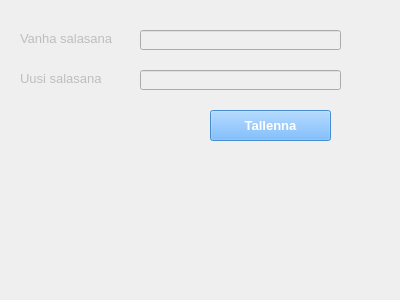
<?xml version="1.0" encoding="UTF-8"?>
<ui version="4.0">
 <class>Dialog</class>
 <widget class="QDialog" name="Dialog">
  <property name="enabled">
   <bool>false</bool>
  </property>
  <property name="geometry">
   <rect>
    <x>0</x>
    <y>0</y>
    <width>400</width>
    <height>300</height>
   </rect>
  </property>
  <property name="windowTitle">
   <string>Dialog</string>
  </property>
  <widget class="QLabel" name="oldPasswordLabel">
   <property name="geometry">
    <rect>
     <x>20</x>
     <y>30</y>
     <width>131</width>
     <height>16</height>
    </rect>
   </property>
   <property name="font">
    <font>
     <pointsize>10</pointsize>
    </font>
   </property>
   <property name="text">
    <string>Vanha salasana</string>
   </property>
  </widget>
  <widget class="QLabel" name="newPasswordLabel">
   <property name="geometry">
    <rect>
     <x>20</x>
     <y>70</y>
     <width>91</width>
     <height>16</height>
    </rect>
   </property>
   <property name="font">
    <font>
     <pointsize>10</pointsize>
    </font>
   </property>
   <property name="text">
    <string>Uusi salasana</string>
   </property>
  </widget>
  <widget class="QLineEdit" name="newPasswordlineEdit">
   <property name="geometry">
    <rect>
     <x>140</x>
     <y>30</y>
     <width>201</width>
     <height>20</height>
    </rect>
   </property>
  </widget>
  <widget class="QLineEdit" name="oldPasswordLineEdit">
   <property name="enabled">
    <bool>false</bool>
   </property>
   <property name="geometry">
    <rect>
     <x>140</x>
     <y>70</y>
     <width>201</width>
     <height>20</height>
    </rect>
   </property>
  </widget>
  <widget class="QPushButton" name="savePasswordPushbutton">
   <property name="enabled">
    <bool>false</bool>
   </property>
   <property name="geometry">
    <rect>
     <x>210</x>
     <y>110</y>
     <width>121</width>
     <height>31</height>
    </rect>
   </property>
   <property name="font">
    <font>
     <pointsize>10</pointsize>
     <weight>75</weight>
     <bold>true</bold>
    </font>
   </property>
   <property name="styleSheet">
    <string notr="true">background-color: rgb(85, 170, 255);
color: rgb(255, 255, 255);</string>
   </property>
   <property name="text">
    <string>Tallenna</string>
   </property>
  </widget>
 </widget>
 <resources/>
 <connections/>
</ui>
